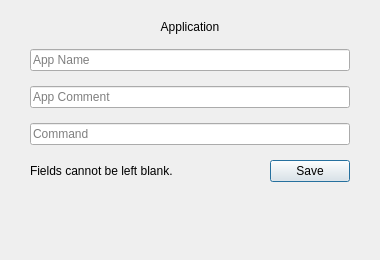
<?xml version="1.0" encoding="UTF-8"?>
<ui version="4.0">
 <class>StartupAppEdit</class>
 <widget class="QDialog" name="StartupAppEdit">
  <property name="geometry">
   <rect>
    <x>0</x>
    <y>0</y>
    <width>380</width>
    <height>260</height>
   </rect>
  </property>
  <property name="minimumSize">
   <size>
    <width>380</width>
    <height>260</height>
   </size>
  </property>
  <property name="windowTitle">
   <string>Startup App</string>
  </property>
  <property name="modal">
   <bool>true</bool>
  </property>
  <layout class="QGridLayout" name="gridLayout">
   <property name="leftMargin">
    <number>30</number>
   </property>
   <property name="topMargin">
    <number>20</number>
   </property>
   <property name="rightMargin">
    <number>30</number>
   </property>
   <property name="bottomMargin">
    <number>5</number>
   </property>
   <property name="spacing">
    <number>15</number>
   </property>
   <item row="6" column="1" alignment="Qt::AlignRight|Qt::AlignVCenter">
    <widget class="QPushButton" name="btnSave">
     <property name="cursor">
      <cursorShape>PointingHandCursor</cursorShape>
     </property>
     <property name="focusPolicy">
      <enum>Qt::NoFocus</enum>
     </property>
     <property name="accessibleName">
      <string>primary</string>
     </property>
     <property name="text">
      <string>Save</string>
     </property>
     <property name="default">
      <bool>true</bool>
     </property>
    </widget>
   </item>
   <item row="6" column="0">
    <widget class="QLabel" name="lblErrorMsg">
     <property name="text">
      <string>Fields cannot be left blank. </string>
     </property>
    </widget>
   </item>
   <item row="4" column="0" colspan="2">
    <widget class="QLineEdit" name="txtStartupAppComment">
     <property name="placeholderText">
      <string>App Comment</string>
     </property>
    </widget>
   </item>
   <item row="1" column="0" colspan="2">
    <widget class="QLineEdit" name="txtStartupAppName">
     <property name="placeholderText">
      <string>App Name</string>
     </property>
    </widget>
   </item>
   <item row="5" column="0" colspan="2">
    <widget class="QLineEdit" name="txtStartupAppCommand">
     <property name="placeholderText">
      <string>Command</string>
     </property>
    </widget>
   </item>
   <item row="0" column="0" colspan="2">
    <widget class="QLabel" name="lblTitle">
     <property name="accessibleName">
      <string>dialog-title</string>
     </property>
     <property name="text">
      <string>Application</string>
     </property>
     <property name="alignment">
      <set>Qt::AlignCenter</set>
     </property>
    </widget>
   </item>
   <item row="8" column="0" colspan="2">
    <spacer name="verticalSpacer">
     <property name="orientation">
      <enum>Qt::Vertical</enum>
     </property>
     <property name="sizeHint" stdset="0">
      <size>
       <width>20</width>
       <height>0</height>
      </size>
     </property>
    </spacer>
   </item>
  </layout>
 </widget>
 <tabstops>
  <tabstop>txtStartupAppName</tabstop>
  <tabstop>txtStartupAppComment</tabstop>
  <tabstop>txtStartupAppCommand</tabstop>
  <tabstop>btnSave</tabstop>
 </tabstops>
 <resources/>
 <connections/>
</ui>
